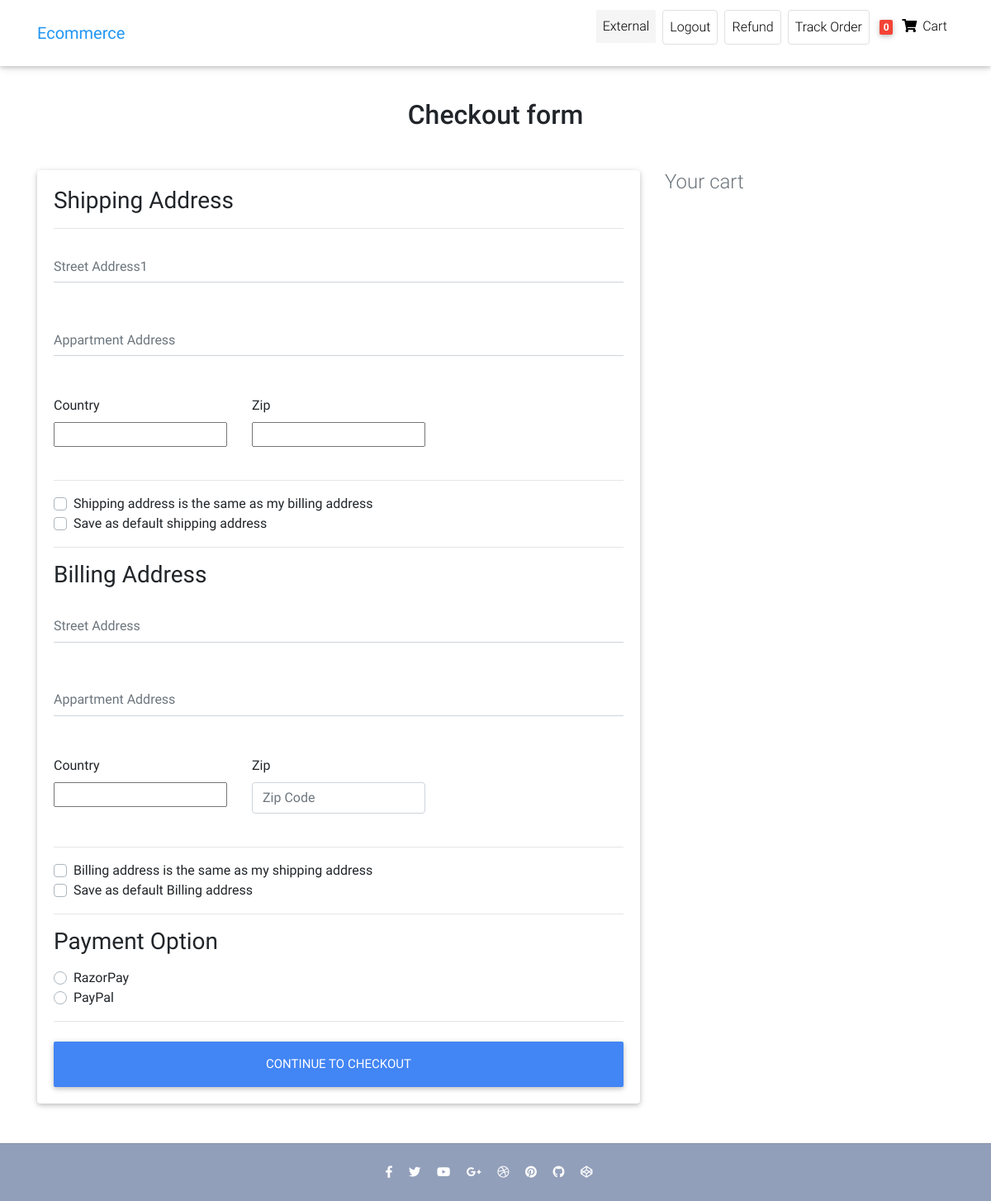
Page /checkout/ (signed in) on the earlier database version.
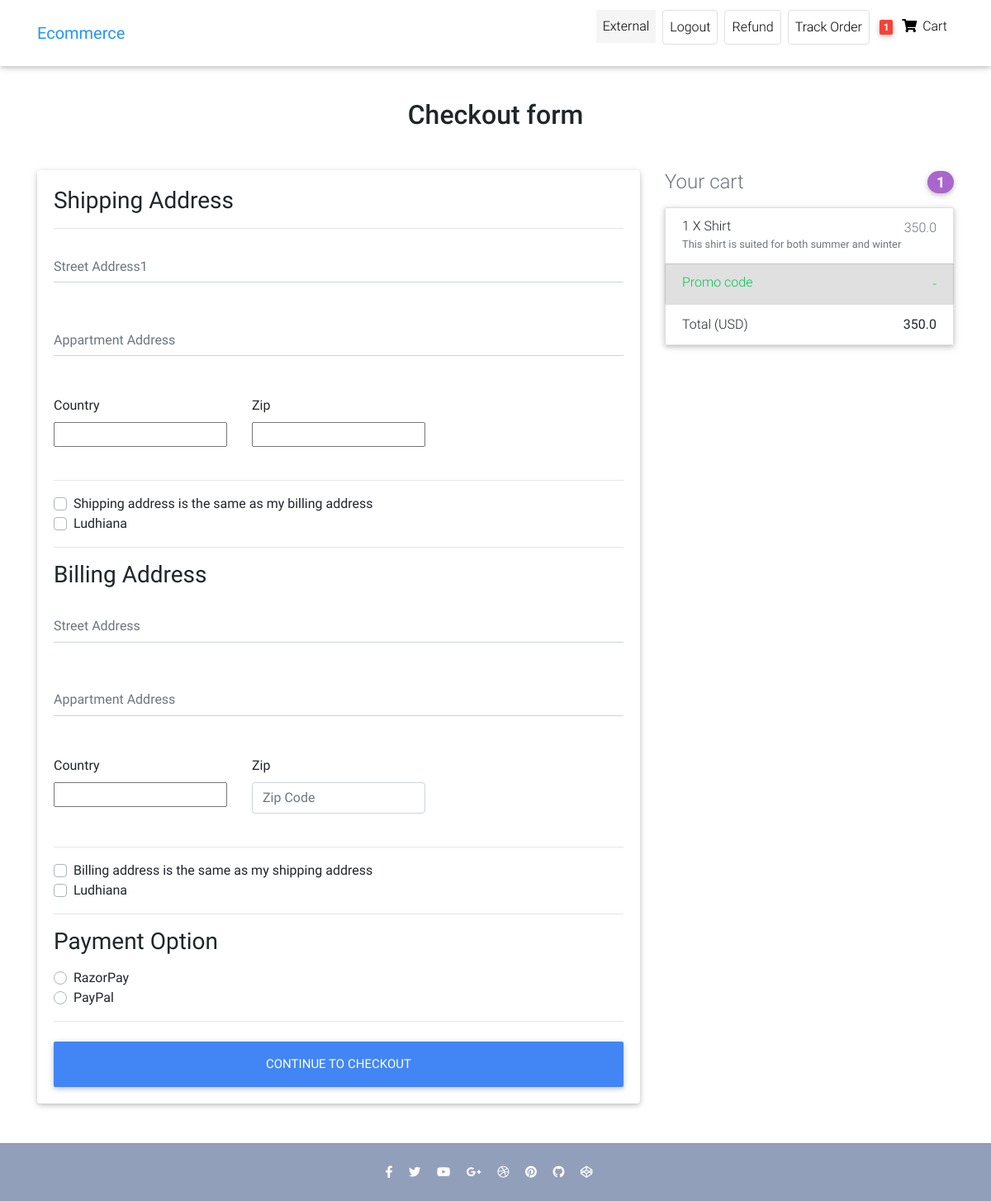
Same page on the later database version.
### front/models.py (models this page shows, shortened)
class Customer(AbstractUser):#Users is customer here
    phone=models.CharField(max_length=12,default="")
    gender=models.CharField(max_length=15,default="")
    user_address=models.CharField(max_length=50,default="")

class Order(models.Model):
    user=models.ForeignKey(Customer,on_delete=models.CASCADE)
    ref_code=models.CharField(max_length=20,blank=True,null=True)
    items=models.ManyToManyField(OrderItem)
    start_date = models.DateTimeField(auto_now_add=True)
    ordered_date=models.DateField()
    ordered=models.BooleanField(default=False)#it check whether has been ordered or not
    billing_address=models.ForeignKey('Address',related_name='billing_address',on_delete=models.SET_NULL,blank=True,null=True)
    shipping_address=models.ForeignKey('Address',related_name='shipping_address',on_delete=models.SET_NULL,blank=True,null=True)
    payment_detail=models.ForeignKey('Payments',on_delete=models.SET_NULL,blank=True,null=True)
    coupon=models.ForeignKey('Coupon',on_delete=models.SET_NULL,blank=True,null=True)
    being_delivered=models.BooleanField(default=False)#deliver hogaya
    received=models.BooleanField(default=False)#order hmne receive karliya
    order_status=models.CharField(choices=status,max_length=10,default='Pe')
    refund_requested=models.BooleanField(default=False)
    refund_granted=models.BooleanField(default=False)
    def total_amount(self):
        total=0
        for order_item in self.items.all():
            total += order_item.get_final_price()
        if self.coupon:
            total-=self.coupon.amount
        return total

class Address(models.Model):
    user=models.ForeignKey(Customer,on_delete=models.CASCADE)
    street_address=models.CharField(max_length=100)
    appartment_address=models.CharField(max_length=100)
    country=CountryField(multiple=False)
    zip=models.CharField(max_length=10)
    address_type=models.CharField(max_length=1,choices=ADDRESS_CHOICES)
    default=models.BooleanField(default=False)
    def __str__(self):
        return self.user.username
    class Meta:
        verbose_name_plural='Addresses'#Renaming Admin Panel name from Addresss to Addresses

class OrderItem(models.Model):
    user=models.ForeignKey(Customer,on_delete=models.CASCADE,null=True,blank=True)
    ordered=models.BooleanField(default=False)
    item=models.ForeignKey(Item,on_delete=models.CASCADE)
    quantity=models.IntegerField(default=1)
    def get_total_item_discount_price(self):
        if self.item.discount_price:
            totalprice=self.item.discount_price * self.quantity
            return totalprice
        else:
            return self.get_total_item_price()
    def get_final_price(self):
        if self.get_total_item_discount_price():
            return self.get_total_item_discount_price()
        return self.get_total_item_price()

class Item(models.Model):
    upload_path = 'Images'
    title=models.CharField(max_length=50)
    price=models.FloatField()
    discount_price=models.FloatField(blank=True,null=True)
    category=models.CharField(choices=CATEGORY_CHOICES,max_length=2)
    label=models.CharField(choices=LABEL_CHOICES,max_length=1)
    slug=models.SlugField(blank=True)
    description=models.TextField()
    image=models.ImageField(upload_to=upload_path,null=True,blank=True)

### front/views.py (the view, shortened to what this page needs)
# urls.py: path('checkout/',CheckOutView.as_view(),name="check_out"),
class CheckOutView(LoginRequiredMixin,View):
    def get(self,*args,**kwargs):
        try:
            form=CheckoutForm()
            coupon=CouponForm()
            orders=Order.objects.filter(user=self.request.user,ordered=False)
            context={'form':form,'orders':orders,'coupon':coupon}
            shipping_address_qs=Address.objects.filter(
                user=self.request.user,
                address_type='S',
                default=True
            )
            if shipping_address_qs.exists():
                print("dsfdsd")
                print(f'shipping_address_qs={shipping_address_qs[0]}')
                context.update({'default_shipping_address':shipping_address_qs[0]})
            billing_address_qs=Address.objects.filter(
                user=self.request.user,
                address_type='B',
                default=True
            )
            if billing_address_qs.exists():
                print('test')
                print(f'billing_address_qs={billing_address_qs[0]}')
                context.update({'default_billing_address':billing_address_qs[0]})
            return render(self.request,'Ecommerce/checkout-page.html',context)
        except ObjectDoesNotExist:
            messages.info(self.request,"You donot have active order")
            return redirect("checkout")

### front/forms.py
class CouponForm(forms.Form):
    code=forms.CharField(max_length=30,widget=forms.TextInput(attrs={
        'class':'form-control',
        'placeholder':'Promo Code',
        'aria-label':'Recipient"s username',
        'aria-describedby':"basic-addon2"
        }))

### front/templatetags/cart_template_tags.py (called while the page is built)
@register.filter
def cart_item_count(user):
    if user.is_authenticated:
        qs=Order.objects.filter(user=user,ordered=False)
        if qs.exists():
            return qs[0].items.count()
    return 0

### front/templates/Ecommerce/checkout-page.html (shortened to what the changed rows need)
{% extends "Ecommerce/home-page.html" %}
{% load static %}
{% load cart_template_tags %}
{% load crispy_forms_tags %}
{% block head %}
    <link rel="stylesheet"
          href="https://use.fontawesome.com/releases/v5.11.2/css/all.css">
    <link href="{% static 'css/bootstrap.min.css' %}" rel="stylesheet">
    <link href="{% static 'css/mdb.min.css' %}" rel="stylesheet">
    <link href="{% static 'css/style.min.css' %}" rel="stylesheet">
{% endblock head %}
{% block body %}
    {% include 'Ecommerce/navbar.html' %}
    <main class="mt-5 pt-4">
        <div class="container wow fadeIn">
            <h2 class="my-5 h2 text-center">Checkout form</h2>
            <div class="row">
                <div class="col-md-8 mb-4">
                    <div class="card">
                        <form class="card-body" method="POST" action="{% url 'check_out' %}">
                            <div class='hideable_shipping_form'>
                                {% if not default_billing_address %}
                                <div class="custom-control custom-checkbox">
                                    <label class="custom-control-label" for="set_default_shipping">Save as default shipping address</label>
                                </div>
                                {% endif %}
                            </div>
                            {% if  default_shipping_address %}
                                <div class="custom-control custom-checkbox">
                                    <label class="custom-control-label" for="use_default_shipping_address">
                                        {{ default_shipping_address.street_address|truncatechars:10 }}
                                    </label>
                                </div>
                            {% endif %}
                            <div class='hideable_billing_form'>
                                {% if not default_billing_address %}
                                <div class="custom-control custom-checkbox">
                                    <label class="custom-control-label" for="set_default_billing">Save as default Billing address</label>
                                </div>
                                {% endif %}
                            </div>
                            {% if default_billing_address %}
                                <div class="custom-control custom-checkbox">
                                    <label class="custom-control-label" for="use_default_billing">
                                        {{ default_shipping_address.street_address|truncatechars:10 }}
                                    </label>
                                </div>
                            {% endif %}
                            <div class="d-block my-3">
                                {% for value,name in form.fields.payment_option.choices %}
                                    <div class="custom-control custom-radio">
                                        <label class="custom-control-label" for="{{ name }}">{{ name }}</label>
                                    </div>
                                {% endfor %}
                            </div>
                        </form>
                    </div>
                </div>
                {% include 'Ecommerce/order_snippet.html' %}
            </div>
        </div>
    </main>
{% endblock body %}

### front/templates/Ecommerce/navbar.html (shortened to what this page needs)
{% load cart_template_tags %}
 <nav class="navbar fixed-top navbar-expand-lg navbar-light white scrolling-navbar">
    <div class="container">
      <a class="navbar-brand waves-effect" href="/" >
        <strong class="blue-text">Ecommerce</strong>
      </a>
      <div class="collapse navbar-collapse" id="navbarSupportedContent">
        <ul class="navbar-nav nav-flex-icons">
          {% if request.user.is_authenticated %}
          <li class="nav-item mx-1">
            <p class="nav-link  "
            style="background-color:whitesmoke;"
             >
              {{request.user.first_name}}
          </p>
          </li>
          <li class="nav-item mx-1">
            <a href="{% url 'account_logout' %}" class="nav-link border border-light rounded waves-effect"
             >
              Logout
            </a>
          </li>
          <li class="nav-item mx-1">
            <a href="{% url 'request-refund' %}" class="nav-link border border-light rounded waves-effect"
             >
              Refund
            </a>
          </li>
          <li class="nav-item mx-1">
            <a href="{% url 'track-order' %}" class="nav-link border border-light rounded waves-effect"
            >
              Track Order
            </a>
          </li>
          {% endif %}
          {% if user.is_authenticated %}
          <li class="nav-item">
            <a href="{% url 'order-summary' %}" class="nav-link waves-effect">
              <span class="badge red z-depth-1 mr-1"> {{request.user|cart_item_count}} </span>
              <i class="fas fa-shopping-cart"></i>
              <span class="clearfix d-none d-sm-inline-block"> Cart </span>
            </a>
          </li>
          {% endif %}
        </ul>
      </div>
    </div>
  </nav>

### front/templates/Ecommerce/order_snippet.html (shortened to what this page needs)
{% load crispy_forms_tags %}
<div class="col-md-4 mb-4">
    <h4 class="d-flex justify-content-between align-items-center mb-3">
        <span class="text-muted">Your cart</span> {% for order in orders %}
        <span class="badge badge-secondary badge-pill">{{order.items.count}}</span>
    </h4>
    <ul class="list-group mb-3 z-depth-1">
        {% for object in order.items.all %}
        <li class="list-group-item d-flex justify-content-between lh-condensed">
            <div>
                <h6 class="my-0">{{object.quantity}} X {{object.item.title}}</h6>
                <small class="text-muted">{{object.item.description}}</small>
            </div>
            <span class="text-muted">{{object.get_final_price}}</span>
        </li>
          {% endfor %}
          <li class="list-group-item d-flex justify-content-between bg-light">
            <div class="text-success">
              <h6 class="my-0">Promo code</h6>
            </div>
            <span class="text-success">-{{order.coupon.amount}}</span>
          </li>
          <li class="list-group-item d-flex justify-content-between">
            <span>Total (USD)</span>
            <strong>{{order.total_amount}}</strong>
          </li>
          {% endfor %}
    </ul>
</div>

Differences in the rows shown:
changed Customer "External": user|cart_item_count "0" → "1"
added Address: street_address "Ludhiana"
added Order: items.count "1", total_amount "350.0"
added OrderItem: quantity "1", item "Shirt", item.description "This shirt is suited for both summer and winter", get_final_price "350.0"
Other differences:
text no longer shown: "Save as default shipping address Save as default Billing address"
